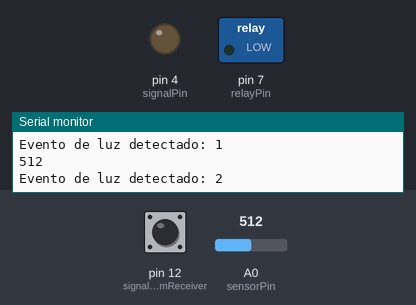
A sketch run on a simulated Arduino Uno, built with avr-gcc and run on an emulated ATmega328P. Parts: switched loads named in the sketch (green lamp = pin HIGH), output pins drawn as LEDs (lit = HIGH), the last lines printed to the serial monitor. The inputs (shaded band) are chosen by the test bench; at power-on: pin 12 (signalPinFromReceiver) LOW, A0 (sensorPin) = 512.

Above: at 1.2 s.
1.3 s: pin 12 (signalPinFromReceiver) driven HIGH
4.3 s: pin 12 (signalPinFromReceiver) driven LOW
At 6.0 s:
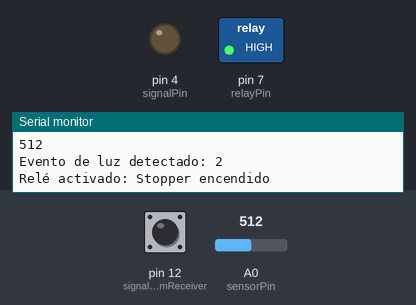
7.3 s: pin 12 (signalPinFromReceiver) pulsed HIGH 2 times (0.12 s each, 0.3 s apart)
At 10.8 s:
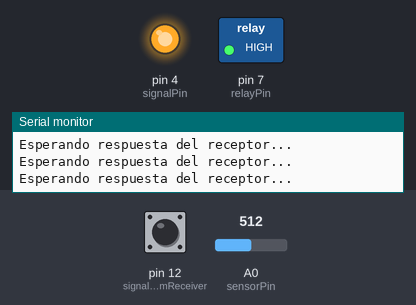
10.9 s: pin 12 (signalPinFromReceiver) pulsed HIGH 5 times (0.12 s each, 0.3 s apart)
At 12.6 s:
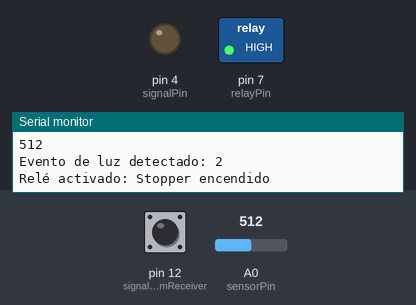
Timing chart, 0 to 15.5 s (numbered marks = the images above; inputs shaded):
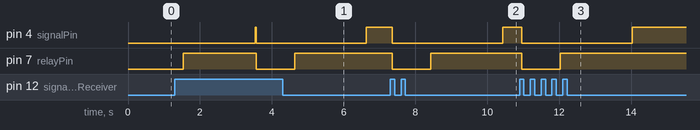

Measured:
- after the input at 4.3 s, pin 4 (signalPin): goes on until 6.6 s, then stays HIGH; pin 7 (relayPin): goes on until 4.6 s, then stays HIGH
- after the input at 7.3 s, pin 4 (signalPin): HIGH → LOW after 0.06 s, → HIGH 3.1 s later; pin 7 (relayPin): HIGH → LOW after 0.06 s, → HIGH 1.1 s later
- after the input at 10.9 s, pin 4 (signalPin): HIGH → LOW after 0.06 s, → HIGH 3.1 s later; pin 7 (relayPin): HIGH → LOW after 0.06 s, → HIGH 1.1 s later

The sketch:

transmisor.ino
```cpp
// Definir pines
const int sensorPin = A0;  // Pin del sensor de luz
const int relayPin = 7;    // Pin del relé
const int signalPin = 4;   // Pin para enviar señal al otro Arduino
const int signalPinFromReceiver = 12; // Pin para recibir señal del receptor
const int lightThreshold = 150; // Umbral para detectar luz (ajustar según el sensor)

// Variables para controlar eventos de luz detectados
int lightEventCount = 0;
unsigned long lastLightTime = 0;
const unsigned long debounceTime = 500; // Tiempo para evitar rebotes (ms)

void setup() {
  pinMode(relayPin, OUTPUT);
  pinMode(signalPin, OUTPUT); // Configura el pin de señal como salida hacia el receptor
  pinMode(signalPinFromReceiver, INPUT); // Configura el pin de señal como entrada desde el receptor
  digitalWrite(relayPin, LOW); // Relé apagado inicialmente
  digitalWrite(signalPin, LOW); // Señal apagada inicialmente
  Serial.begin(9600);
}

void loop() {
  int lightValue = analogRead(sensorPin);
  Serial.println(lightValue); // Para depuración

  // Detectar un evento de luz
  if (lightValue > lightThreshold) { // Si la luz está por encima del umbral
    if (millis() - lastLightTime > debounceTime) {
      lightEventCount++;
      lastLightTime = millis();
      Serial.print("Evento de luz detectado: ");
      Serial.println(lightEventCount);
      delay(500);
    }
  }

  // Activar el relé si se detectan 2 eventos de luz
  if (lightEventCount == 2) {
    digitalWrite(relayPin, HIGH); // Activa el relé
    Serial.println("Relé activado: Stopper encendido");
    delay(2000);
    digitalWrite(signalPin, HIGH); // Enviar señal al receptor
    Serial.println("Señal al receptor enviado pin 4 --> 2");

    // Esperar respuesta del receptor
    while (digitalRead(signalPinFromReceiver) == LOW) {
      Serial.println("Esperando respuesta del receptor...");
    }

    if (digitalRead(signalPinFromReceiver) == HIGH) {
      Serial.println("Respuesta recibida: Tarea completada por el receptor.");
    }

    digitalWrite(relayPin, LOW); // Apaga el relé
    digitalWrite(signalPin, LOW); // Detener la señal al receptor
    Serial.println("Relé apagado: Stopper detenido");
    lightEventCount = 0; // Reinicia el conteo de eventos
  }
}
```
